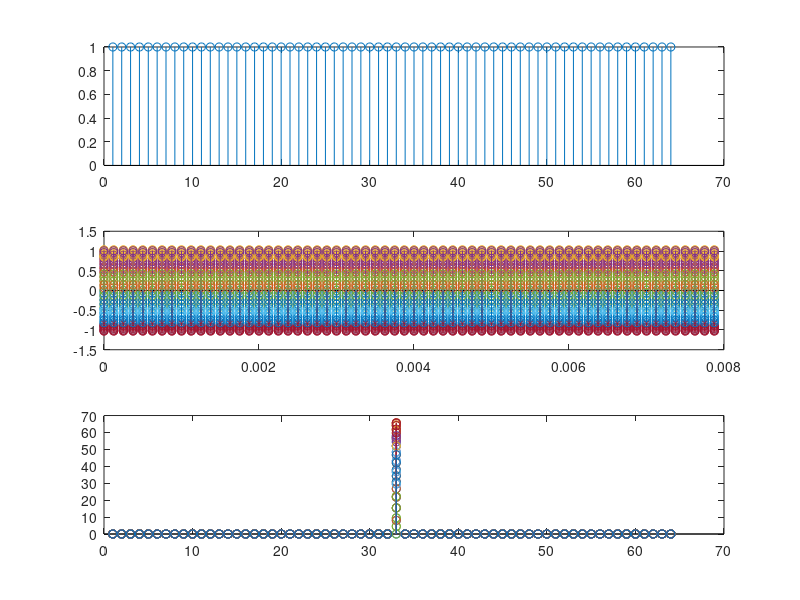
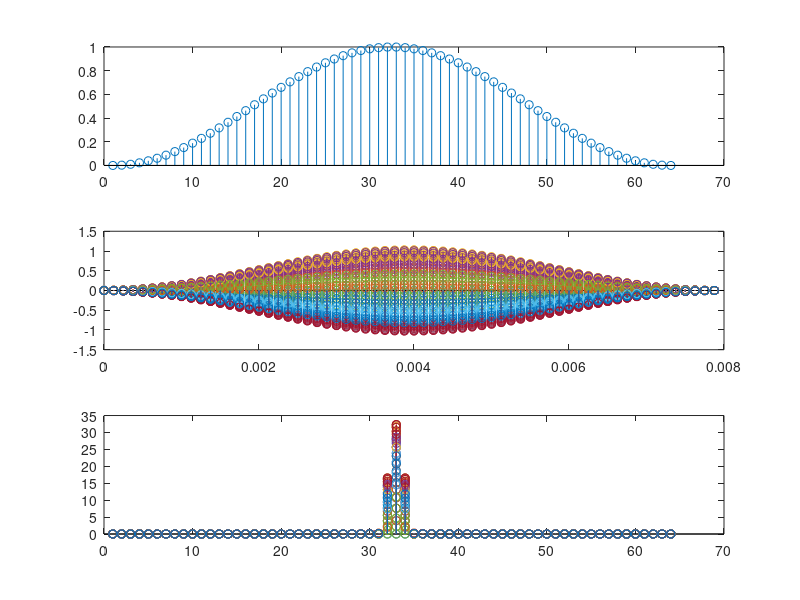
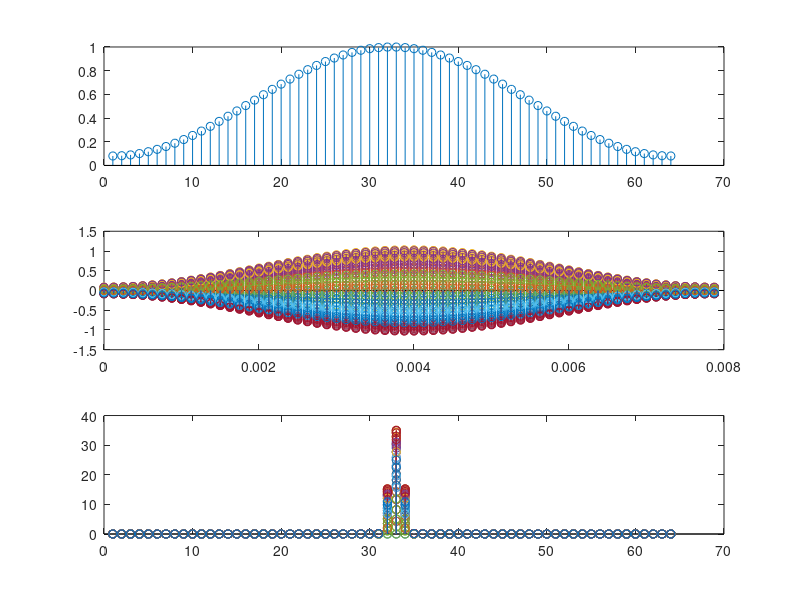

Source code (MATLAB) for these figures, in order:
r = 8000;
p = 1000;
b = 62.5;
n = 64;
a = 625;
c = 250;
d = 125;

Rwindow = boxcar(n);
VHwindow = hanning(n);
Hwindow = hamming(n);

%figure(1);
%subplot(3,1,1);
%stem(Rwindow);
%subplot(3,1,2);
%stem(VHwindow);
%subplot(3,1,3);
%stem(Hwindow);

fs = r;
t= 0:1/fs:(n-1)*1/fs; %0:dt:stoptime-dt

%x = sin(2*pi*p*t);
%x = sin(2*pi*(p+a)*t);
%x = sin(2*pi*p*t) + 0.05 * sin(2*pi*(p+b)*t);
%x = sin(2*pi*p*t) + 0.05 * sin(2*pi*(p+c)*t);
%x = sin(2*pi*(p+d)*t) + 0.05 * sin(2*pi*(p+b)*t);
x = sin(2*pi*(p+d)*t) + 0.05 * sin(2*pi*(p+c)*t);

%Rechthoekig (tijd en frequentie)
figure(2);
subplot(3,1,1);
stem(Rwindow);
subplot(3,1,2);
stem(t, Rwindow*x);
subplot(3,1,3);
stem(fftshift(abs(fft(Rwindow*x))));

%Von Hann (tijd en frequentie)
figure(3);
subplot(3,1,1);
stem(VHwindow);
subplot(3,1,2);
stem(t, VHwindow*x);
subplot(3,1,3);
stem(fftshift(abs(fft(VHwindow*x))));

%Hamming (tijd en frequentie)
figure(4);
subplot(3,1,1);
stem(Hwindow);
subplot(3,1,2);
stem(t, Hwindow*x);
subplot(3,1,3);
stem(fftshift(abs(fft(Hwindow*x))));
